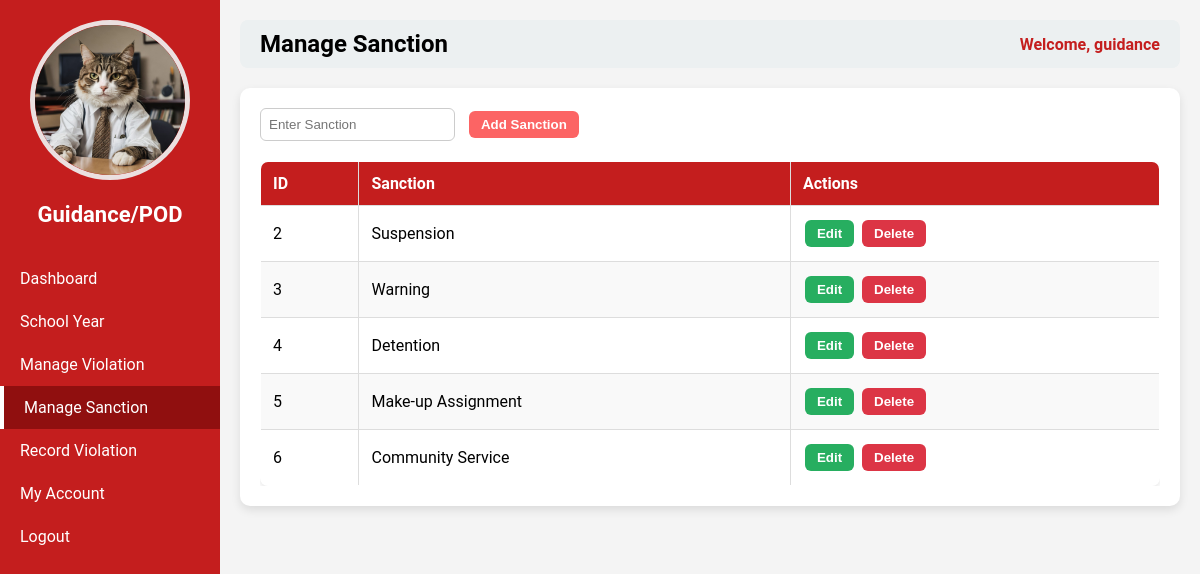
The page /guidance.php?page=manage_sanction (signed in) on the database its author committed.
### tables this page shows
CREATE TABLE `users` (
  `id` int(11) NOT NULL,
  `username` varchar(50) NOT NULL,
  `password` varchar(255) NOT NULL,
  `role` varchar(50) NOT NULL,
  `email` varchar(255) NOT NULL,
  `contact` varchar(50) NOT NULL,
  `status` varchar(50) NOT NULL,
  `img` varchar(255) NOT NULL
);

CREATE TABLE `sanctions` (
  `id` int(11) NOT NULL,
  `sanction` varchar(50) NOT NULL
);

### guidance_pages/manage_sanction.php (the view, shortened to what this page needs)
<?php
require __DIR__ . '/../db_connect.php';
$edit_mode = false;
$edit_id = null;
$edit_name = "";
$sanctions = $pdo->query("SELECT * FROM sanctions ORDER BY id ASC")->fetchAll(PDO::FETCH_ASSOC);
?>
<div class="container">
    <form method="POST" class="form-box">
        <input type="text" name="sanction" placeholder="Enter Sanction"
               value="<?= htmlspecialchars($edit_name); ?>" required>
        <?php if ($edit_mode): ?>
            <input type="hidden" name="id" value="<?= $edit_id; ?>">
            <button type="submit" name="update_sanction" class="btn btn-warning">Update Sanction</button>
            <a href="faculty.php?page=manage_sanction" class="btn btn-secondary">Cancel</a>
        <?php else: ?>
            <button type="submit" name="add_sanction" class="btn btn-primary">Add Sanction</button>
        <?php endif; ?>
    </form>
    <div class="table-box">
        <table class="styled-table">
            <thead>
                <tr>
                    <th>ID</th>
                    <th>Sanction</th>
                    <th>Actions</th>
                </tr>
            </thead>
            <tbody>
            <?php foreach ($sanctions as $s): ?>
                <tr>
                    <td><?= $s['id']; ?></td>
                    <td><?= htmlspecialchars($s['sanction']); ?></td>
                    <td>
                        <form method="POST" class="inline-form">
                            <button type="submit" name="edit_sanction" class="btn btn-info">Edit</button>
                        </form>
                        <form method="POST" class="inline-form">
                            <button type="submit" name="delete_sanction" class="btn btn-danger"
                                    onclick="return confirm('Are you sure you want to delete this sanction?')">
                                Delete
                            </button>
                        </form>
                    </td>
                </tr>
            <?php endforeach; ?>
            </tbody>
        </table>
    </div>
</div>

### guidance.php (shortened to what this page needs)
<?php
require 'db_connect.php';
$id = $_SESSION['user_id'];
$stmt = $pdo->prepare("SELECT * FROM users WHERE id=?");
$stmt->execute([$id]);
$user = $stmt->fetch(PDO::FETCH_ASSOC);
$page = isset($_GET['page']) ? $_GET['page'] : 'dashboard';
?>
<!DOCTYPE html>
<html>
<head>
</head>
<body>
<div class="sidebar">
    <div class="column profile-photo">
        <?php if (!empty($user['img'])): ?>
            <img src="<?php echo htmlspecialchars($user['img']); ?>" alt="Profile Image">
        <?php else: ?>
            <img src="default.png" alt="Profile Image">
        <?php endif; ?>
    </div>
    <h2>Guidance/POD</h2>
    <a href="?page=dashboard" class="<?= ($page == 'dashboard') ? 'active' : '' ?>">Dashboard</a>
    <a href="?page=manage_school_year" class="<?= ($page == 'manage_school_year') ? 'active' : '' ?>">School Year</a>
    <a href="?page=manage_violation" class="<?= ($page == 'manage_violation') ? 'active' : '' ?>">Manage Violation</a>
        <a href="?page=manage_sanction" class="<?= ($page == 'manage_sanction') ? 'active' : '' ?>">Manage Sanction</a>
    <a href="?page=record_violation" class="<?= ($page == 'record_violation') ? 'active' : '' ?>">Record Violation</a>
    <a href="?page=my_account" class="<?= ($page == 'my_account') ? 'active' : '' ?>">My Account</a>
    <a href="logout.php">Logout</a>
</div>
<div class="main-content">
    <div class="header">
        <h2><?php echo ucwords(str_replace('_',' ', $page)); ?></h2>
        <span>Welcome, <?php echo $_SESSION['username']; ?></span>
    </div>
    <div class="content" style="margin-top:20px;">
        <?php
        $pageFile = "guidance_pages/{$page}.php";
        if (file_exists($pageFile)) {
            include $pageFile;
        } else {
            echo "<p>Page not found.</p>";
        }
        ?>
    </div>
</div>
</body>
</html>

### guidance.php (style rules this page uses)
body { margin:0; font-family:'Roboto', sans-serif; background:#f4f4f4; }
.sidebar { position: fixed; top:0; left:0; width:220px; height:100%; background-color:#c41e1e; color:white; display:flex; flex-direction:column; padding-top:20px; }
.sidebar h2 { text-align:center; margin-bottom:30px; font-size:22px; }
.sidebar a { padding:12px 20px; text-decoration:none; color:white; display:block; transition:0.3s; }
.sidebar a.active { background-color: #900f0f; border-left: 4px solid #fff; }
.main-content { margin-left:220px; padding:20px; }
.header { display:flex; justify-content:space-between; align-items:center; background:#ecf0f1; padding:10px 20px; border-radius:8px; }
.header h2 { margin:0; }
.header span { font-weight: bold;color: #c41e1e; }
.profile-photo { text-align: center; }
.profile-photo img { width: 150px; height: 150px; object-fit: cover; border-radius: 50%; border: 5px solid #ebe0e0ff; }

### guidance_pages/manage_sanction.php (style rules this page uses)
.container { background: #fff; padding: 20px; border-radius: 10px; box-shadow: 0 4px 10px rgba(0,0,0,0.1); margin-top: 20px; }
.form-box { margin-bottom: 20px; }
.form-box input[type="text"] { padding: 8px; border-radius: 6px; border: 1px solid #ccc; margin-right: 10px; }
.table-box { max-height: 400px; overflow-y: auto; }
.styled-table { width: 100%; border-collapse: collapse; border: 1px solid #ddd; border-radius: 8px; overflow: hidden; box-shadow: 0 2px 5px rgba(0,0,0,0.1); }
.styled-table th, .styled-table td { padding: 12px; text-align: left; border: 1px solid #ddd; }
.styled-table thead { background: #c41e1e; color: white; }
.styled-table tr:nth-child(even) { background: #f9f9f9; }
.inline-form { display: inline-block; margin: 2px; }
.btn { padding: 6px 12px; border-radius: 6px; border: none; cursor: pointer; font-weight: bold; color: white; }
.btn-primary { background: #fc6464ff; }
.btn-danger { background: #dc3545; }
.btn-info { background: #27ae60; }

### rows shown on the page
users: img (picture)
sanctions: id "2", sanction "Suspension"
sanctions: id "3", sanction "Warning"
sanctions: id "4", sanction "Detention"
sanctions: id "5", sanction "Make-up Assignment"
sanctions: id "6", sanction "Community Service"

### other values the page prints
str_replace('_',' ', $page) "Manage Sanction"
$_SESSION['username'] "guidance"
